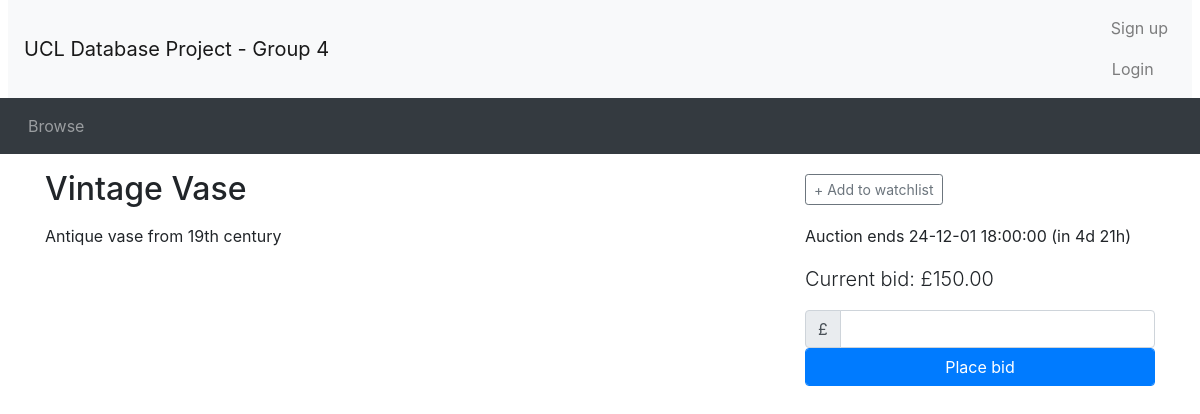
/listing.php?item_id=1, run on the app's committed database.
### tables this page shows
CREATE TABLE `auctions` (
    `item_id` INT PRIMARY KEY AUTO_INCREMENT,
    `title` VARCHAR(30) NOT NULL,
    `details` VARCHAR(200),
    `category` VARCHAR(20) NOT NULL,
    `startPrice` DECIMAL(10, 2) NOT NULL,
    `reservePrice` DECIMAL(10, 2),
    `endDate` DATETIME NOT NULL,
    `seller_id` INT,
    `status` VARCHAR(10),
    FOREIGN KEY (seller_id) REFERENCES user(user_id)
);

CREATE TABLE `bids` (
    `bid_id` INT NOT NULL PRIMARY KEY AUTO_INCREMENT,
    `buyer_id` INT NOT NULL,
    `item_id` INT NOT NULL,
    `bidPrice` DECIMAL(10, 2) NOT NULL,
    `bidTime` DATETIME NOT NULL,
    FOREIGN KEY (buyer_id) REFERENCES buyer(user_id),
    FOREIGN KEY (item_id) REFERENCES auctions(item_id)
);

### utilities.php (called while the page is built, shortened)
<?php
function display_time_remaining($interval) {
    if ($interval->days == 0 && $interval->h == 0) {
      $time_remaining = $interval->format('%im %Ss');
    }
    else if ($interval->days == 0) {
      $time_remaining = $interval->format('%hh %im');
    }
    else {
      $time_remaining = $interval->format('%ad %hh');
    }
  return $time_remaining;
}
?>

### listing.php (the view, shortened to what this page needs)
<?php include_once("header.php")?>
<?php require("utilities.php")?>
<?php require("my_db_connect.php")?>
<?php
  if(!isset($_GET['item_id'])){
    $item_id = $_SESSION['viewing'];
  }else{
    $item_id = $_GET['item_id'];
  }
  $sql = "select * from auctions where item_id = '$item_id';";
  $result = mysqli_query($con, $sql);
  $fetch = mysqli_fetch_array($result);
  $title = $fetch['title'];
  $description = $fetch['details'];
  $bid_sql = "select bidPrice from bids where item_id = $item_id order by bidPrice desc";
  $bid_result = mysqli_query($con, $bid_sql);
  $num_bids = mysqli_num_rows($bid_result);
  if($num_bids > 0){
    $current_price = mysqli_fetch_assoc($bid_result)['bidPrice'];
  }else{
    $current_price = $fetch['startPrice'];
  }
  $end_time = new DateTime($fetch['endDate']);
  $now = new DateTime();
  if ($now < $end_time) {
    $time_to_end = date_diff($now, $end_time);
    $time_remaining = ' (in ' . display_time_remaining($time_to_end) . ')';
  }
  if(isset($_SESSION['user_id'])){
    $has_session = true;
    $user_id = $_SESSION['user_id'];
    $sql = "select buyer_id, item_id from watchlist where buyer_id = '$user_id' and item_id = '$item_id'";
    $result = mysqli_query($con, $sql);
    $row = mysqli_num_rows($result);
    if(!$row){
      $watching = false;
    }else{
      $watching = true;
    }
  }else{
    $has_session = false;
    $watching = false;
  }
?>
<div class="container">
<div class="row">
  <div class="col-sm-8">
    <h2 class="my-3"><?php echo($title); ?></h2>
  </div>
  <div class="col-sm-4 align-self-center">
<?php
  if ($now < $end_time):
?>
    <div id="watch_nowatch" <?php if ($has_session && $watching) echo('style="display: none"');?> >
      <button type="button" class="btn btn-outline-secondary btn-sm" onclick="addToWatchlist()">+ Add to watchlist</button>
    </div>
<?php endif  ?>
  </div>
</div>
<div class="row">
  <div class="col-sm-8">
    <div class="itemDescription">
    <?php echo($description); ?>
    </div>
  </div>
  <div class="col-sm-4">
    <p>
<?php if ($now > $end_time): ?>
     This auction ended <?php echo(date_format($end_time, 'y-m-d H:i:s')) ?>
<?php else: ?>
     Auction ends <?php echo(date_format($end_time, 'y-m-d H:i:s') . $time_remaining) ?></p>
    <p class="lead">Current bid: £<?php echo(number_format($current_price, 2)) ?></p>
    <form method="POST" action="place_bid.php">
      <div class="input-group">
        <div class="input-group-prepend">
          <span class="input-group-text">£</span>
        </div>
	    <input type="number" class="form-control" name="bidPrice" id="bid">
      </div>
        <button type="submit" class="btn btn-primary form-control">Place bid</button>
    </form>
<?php endif ?>
  </div>
</div>
<?php include_once("footer.php")?>

### data on the page
auctions: title "Vintage Vase", details "Antique vase from 19th century", endDate "24-12-01 18:00:00", endDate "(in 4d 21h)"
bids: bidPrice "150.00"
